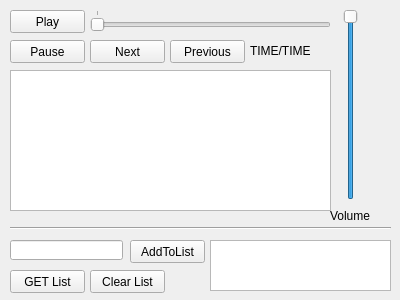
<?xml version="1.0" encoding="UTF-8"?>
<ui version="4.0">
 <class>MediaPlayer</class>
 <widget class="QWidget" name="MediaPlayer">
  <property name="geometry">
   <rect>
    <x>0</x>
    <y>0</y>
    <width>400</width>
    <height>300</height>
   </rect>
  </property>
  <property name="windowTitle">
   <string>MediaPlayer</string>
  </property>
  <widget class="QPushButton" name="play">
   <property name="geometry">
    <rect>
     <x>10</x>
     <y>10</y>
     <width>75</width>
     <height>23</height>
    </rect>
   </property>
   <property name="text">
    <string>Play</string>
   </property>
  </widget>
  <widget class="QPushButton" name="pause">
   <property name="geometry">
    <rect>
     <x>10</x>
     <y>40</y>
     <width>75</width>
     <height>23</height>
    </rect>
   </property>
   <property name="text">
    <string>Pause</string>
   </property>
  </widget>
  <widget class="QPushButton" name="listupdate">
   <property name="geometry">
    <rect>
     <x>10</x>
     <y>270</y>
     <width>75</width>
     <height>23</height>
    </rect>
   </property>
   <property name="text">
    <string>GET List</string>
   </property>
  </widget>
  <widget class="QSlider" name="volume">
   <property name="geometry">
    <rect>
     <x>340</x>
     <y>9</y>
     <width>22</width>
     <height>191</height>
    </rect>
   </property>
   <property name="minimum">
    <number>0</number>
   </property>
   <property name="maximum">
    <number>100</number>
   </property>
   <property name="pageStep">
    <number>50</number>
   </property>
   <property name="value">
    <number>100</number>
   </property>
   <property name="orientation">
    <enum>Qt::Vertical</enum>
   </property>
  </widget>
  <widget class="QLabel" name="label">
   <property name="geometry">
    <rect>
     <x>330</x>
     <y>210</y>
     <width>54</width>
     <height>12</height>
    </rect>
   </property>
   <property name="text">
    <string>Volume</string>
   </property>
  </widget>
  <widget class="QLineEdit" name="musicid">
   <property name="geometry">
    <rect>
     <x>10</x>
     <y>240</y>
     <width>113</width>
     <height>20</height>
    </rect>
   </property>
  </widget>
  <widget class="QPushButton" name="add">
   <property name="geometry">
    <rect>
     <x>130</x>
     <y>240</y>
     <width>75</width>
     <height>23</height>
    </rect>
   </property>
   <property name="text">
    <string>AddToList</string>
   </property>
  </widget>
  <widget class="QPushButton" name="clearlist">
   <property name="geometry">
    <rect>
     <x>90</x>
     <y>270</y>
     <width>75</width>
     <height>23</height>
    </rect>
   </property>
   <property name="text">
    <string>Clear List</string>
   </property>
  </widget>
  <widget class="QTextBrowser" name="playlist">
   <property name="geometry">
    <rect>
     <x>210</x>
     <y>240</y>
     <width>181</width>
     <height>51</height>
    </rect>
   </property>
  </widget>
  <widget class="Line" name="line">
   <property name="geometry">
    <rect>
     <x>10</x>
     <y>220</y>
     <width>381</width>
     <height>16</height>
    </rect>
   </property>
   <property name="orientation">
    <enum>Qt::Horizontal</enum>
   </property>
  </widget>
  <widget class="QTextBrowser" name="musicinfo">
   <property name="geometry">
    <rect>
     <x>10</x>
     <y>70</y>
     <width>321</width>
     <height>141</height>
    </rect>
   </property>
  </widget>
  <widget class="QPushButton" name="next">
   <property name="geometry">
    <rect>
     <x>90</x>
     <y>40</y>
     <width>75</width>
     <height>23</height>
    </rect>
   </property>
   <property name="text">
    <string>Next</string>
   </property>
  </widget>
  <widget class="QPushButton" name="previous">
   <property name="geometry">
    <rect>
     <x>170</x>
     <y>40</y>
     <width>75</width>
     <height>23</height>
    </rect>
   </property>
   <property name="text">
    <string>Previous</string>
   </property>
  </widget>
  <widget class="QSlider" name="playside">
   <property name="geometry">
    <rect>
     <x>90</x>
     <y>10</y>
     <width>241</width>
     <height>22</height>
    </rect>
   </property>
   <property name="maximum">
    <number>100</number>
   </property>
   <property name="orientation">
    <enum>Qt::Horizontal</enum>
   </property>
   <property name="tickPosition">
    <enum>QSlider::TicksAbove</enum>
   </property>
   <property name="tickInterval">
    <number>60000</number>
   </property>
  </widget>
  <widget class="QLabel" name="TIME">
   <property name="geometry">
    <rect>
     <x>250</x>
     <y>41</y>
     <width>81</width>
     <height>20</height>
    </rect>
   </property>
   <property name="text">
    <string>TIME/TIME</string>
   </property>
  </widget>
 </widget>
 <resources/>
 <connections/>
</ui>
